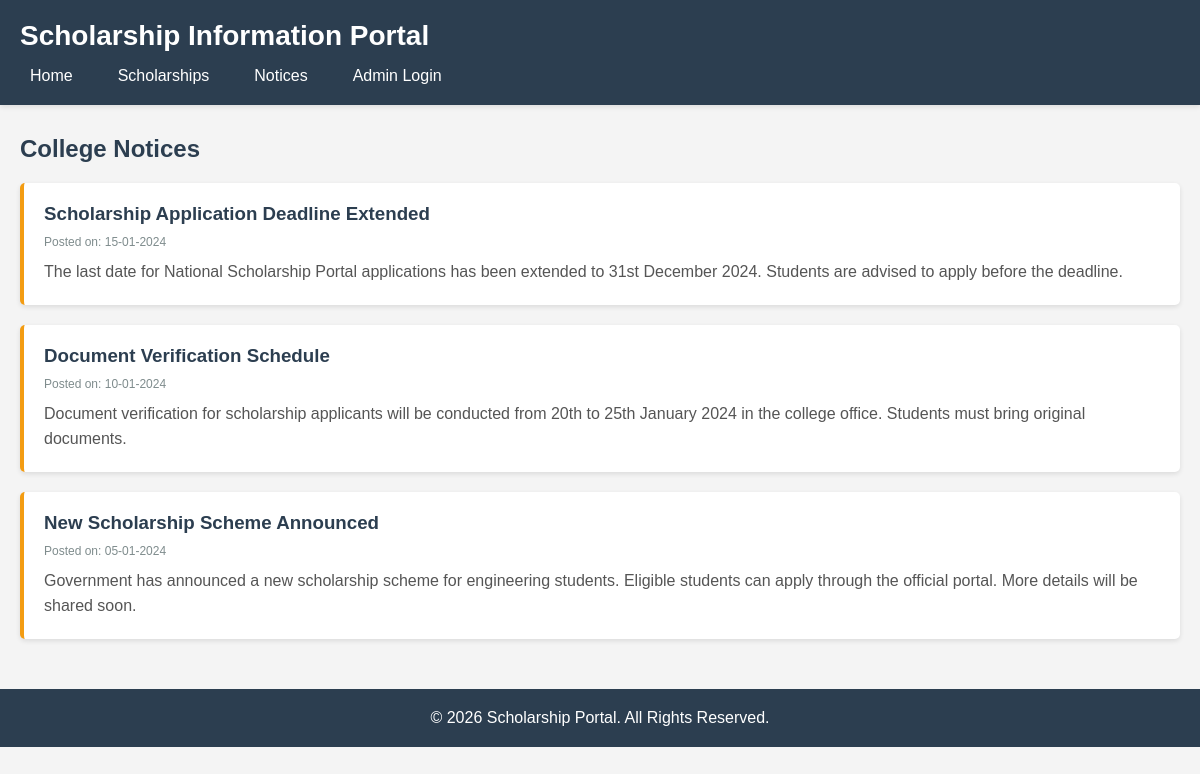
The app's page /notices.php, older data.
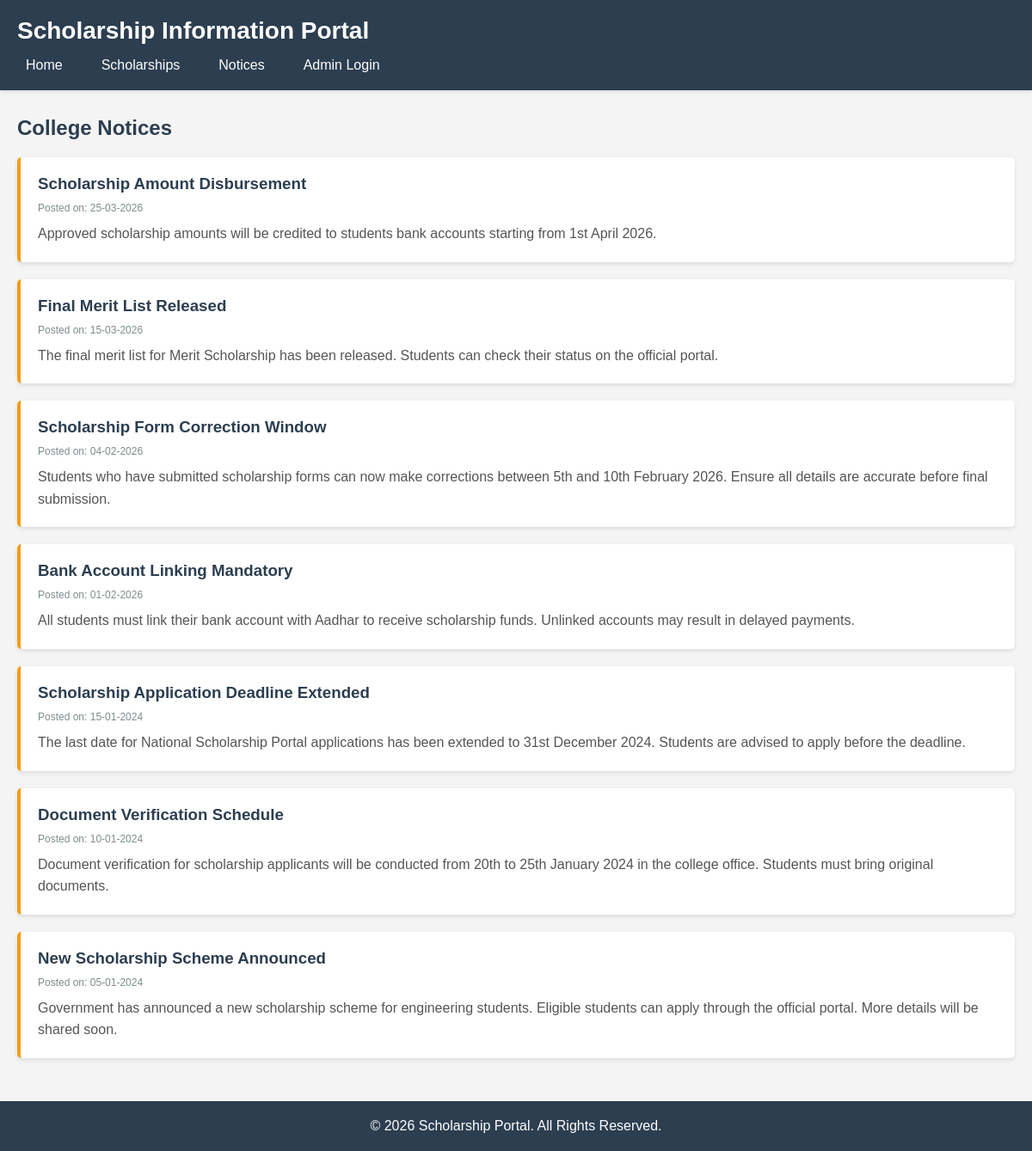
The same page, newer data.
### tables this page shows
CREATE TABLE notices (
    id INT PRIMARY KEY AUTO_INCREMENT,
    title VARCHAR(255) NOT NULL,
    description TEXT NOT NULL,
    date DATE NOT NULL
);

### notices.php (the view, shortened to what this page needs)
<?php
include 'db.php';
$sql = "SELECT * FROM notices ORDER BY date DESC";
$result = mysqli_query($conn, $sql);
?>
<!DOCTYPE html>
<html lang="en">
<head>
    <link rel="stylesheet" href="style.css">
</head>
<body>
<?php include 'header.php'; ?>
    <div class="container">
        <h2 style="color: #2c3e50; margin-bottom: 20px;">College Notices</h2>
        <div class="notice-list">
            <?php
            if (mysqli_num_rows($result) > 0) {
                while ($row = mysqli_fetch_assoc($result)) {
                    echo '<div class="notice-card" data-notice-id="' . $row['id'] . '">';
                    echo '<h3>' . $row['title'] . '</h3>';
                    echo '<div class="notice-date">Posted on: ' . date('d-m-Y', strtotime($row['date'])) . '</div>';
                    echo '<p>' . $row['description'] . '</p>';
                    echo '</div>';
                }
            } else {
                echo '<p>No notices available at the moment.</p>';
            }
            ?>
        </div>
    </div>
<?php include 'footer.php'; ?>
</body>
</html>

Row changes from the older to the newer data that the page shows:
added notices: title "Scholarship Amount Disbursement", date "25-03-2026", description "Approved scholarship amounts will be credited to students bank accounts starting from 1st April 2026."
added notices: title "Final Merit List Released", date "15-03-2026", description "The final merit list for Merit Scholarship has been released. Students can check their status on the official portal."
added notices: title "Scholarship Form Correction Window", date "04-02-2026", description "Students who have submitted scholarship forms can now make corrections between 5th and 10th February 2026. Ensure all details are accurate before final submission."
added notices: title "Bank Account Linking Mandatory", date "01-02-2026", description "All students must link their bank account with Aadhar to receive scholarship funds. Unlinked accounts may result in delayed payments."
